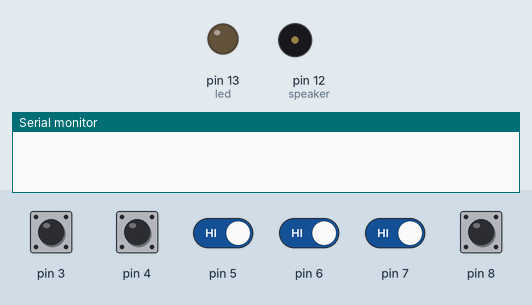
A sketch run on a simulated Arduino Uno, built with avr-gcc and run on an emulated ATmega328P. On the bench: output pins drawn as LEDs (lit = HIGH), buzzer (waves = sounding), the last lines printed to the serial monitor. Dashed ring = blinking. Inputs (shaded band) come from the test bench; at power-on: pin 3–8 HIGH.

Above: at 1.2 s.
1.3 s: pin 3 pulled LOW for 1 s
At 1.48 s:
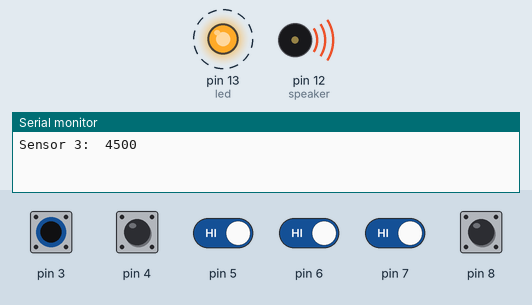
4.3 s: pin 5 driven LOW and pin 6 driven LOW
At 4.52 s:
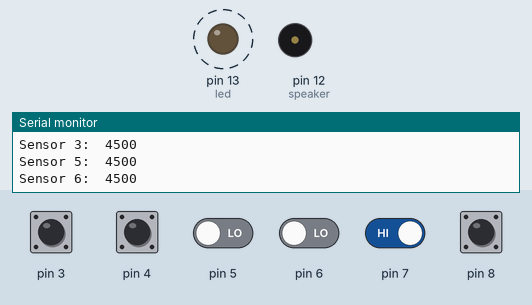
7.3 s: pin 4 pulled LOW for 0.15 s
10.4 s: pin 3 driven LOW and pin 4 driven LOW and pin 5 driven HIGH and pin 6 driven HIGH and pin 7 driven LOW
At 11.0 s:
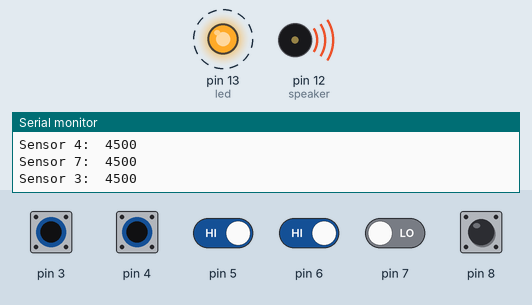
Timing chart, 0 to 14.4 s (numbered marks = the images above; inputs shaded):
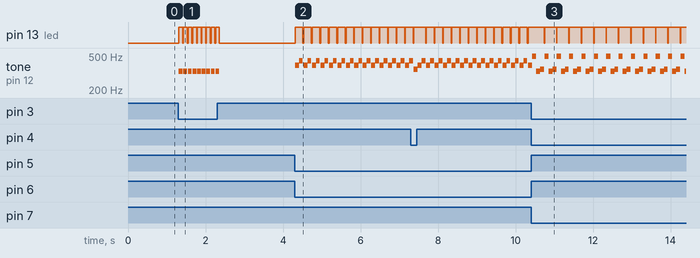

Measured:
- after the input at 1.3 s, pin 13 (led): alternates HIGH for 0.10 s and LOW for 0.02 s, 18 changes in all, then stays LOW, starting at once; tone on pin 12 (speaker): alternates 330 Hz for 0.10 s and silent for 0.02 s, 18 changes in all, then stays silent, starting at once
- after the input at 4.3 s, pin 13 (led): alternates HIGH for 0.20 s and LOW for 0.02 s, starting at once; tone on pin 12 (speaker): silent → 392 Hz at once, then repeats every 0.22 s: 440 Hz 0.10 s, silent 0.02 s, 392 Hz 0.10 s
- after the input at 10.4 s, pin 13 (led): alternates HIGH for 0.31 s and LOW for 0.01 s, starting after 0.34 s

The sketch:

bananapiano.ino
```cpp
#include <CapacitiveSensor.h>

int led = 13; //led pin
int speaker = 12; //speaker pin
int notes[8] = {262, 294, 330, 350, 392, 440, 494, 523}; //hertz values for notes
int sensor3Value, sensor4Value, sensor5Value, sensor6Value, sensor7Value, sensor8Value;

CapacitiveSensor sensor3 = CapacitiveSensor(2, 3); //2 is the shared arduino pin, 3-8 are unique to the sensor
CapacitiveSensor sensor4 = CapacitiveSensor(2, 4);
CapacitiveSensor sensor5 = CapacitiveSensor(2, 5);
CapacitiveSensor sensor6 = CapacitiveSensor(2, 6);
CapacitiveSensor sensor7 = CapacitiveSensor(2, 7);
CapacitiveSensor sensor8 = CapacitiveSensor(2, 8);

void printSensorValue(int sensor, int sensorValue)
{
  Serial.print("Sensor ");
  Serial.print(sensor);
  Serial.print(":\t");
  Serial.println(sensorValue);
}

void playTone(int note)
{
  tone(speaker, notes[note], 100);
  digitalWrite(led, HIGH);
  delay(100);
  digitalWrite(led, LOW);
}

void setup()
{
  pinMode(led, OUTPUT);
  pinMode(speaker, OUTPUT);
  Serial.begin(9600);
}

void loop()
{
  if ((sensor3Value=sensor3.capacitiveSensor(30)) > 100)
  {
    playTone(2);
    printSensorValue(3, sensor3Value);
  }
  else noTone(speaker);

  if ((sensor4Value=sensor4.capacitiveSensor(30)) > 100)
  {
    playTone(3);
    printSensorValue(4, sensor4Value);
  }
  else noTone(speaker);

  if ((sensor5Value=sensor5.capacitiveSensor(30)) > 100)
  {
    playTone(4);
    printSensorValue(5, sensor5Value);
  }
  else noTone(speaker);

  if ((sensor6Value=sensor6.capacitiveSensor(30)) > 100)
  {
    playTone(5);
    printSensorValue(6, sensor6Value);
  }
  else noTone(speaker);

  if ((sensor7Value=sensor7.capacitiveSensor(30)) > 100)
  {
    playTone(6);
    printSensorValue(7, sensor7Value);
  }
  else noTone(speaker);

  if ((sensor8Value=sensor8.capacitiveSensor(30)) > 100)
  {
    playTone(7);
    printSensorValue(8, sensor8Value);
  }
  else noTone(speaker);
}
```
